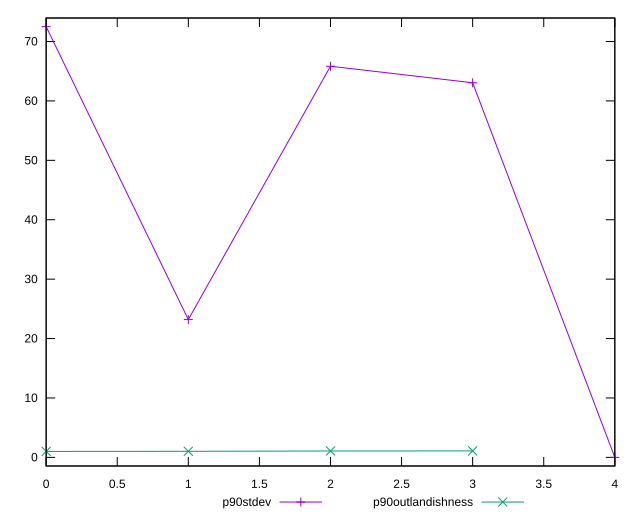

The script that saved this image:
reset

$p90Stdev <<EOF
0 72.50408037096334
1 23.197305536542945
2 65.83467038924323
3 63.05008177018331
4 0
EOF

$p90Outlandishness <<EOF
0 1.0046182467650229
1 1.0220800067487845
2 1.079979410897024
3 1.0904936567563726
EOF

set key outside below
set xrange [0:4]
set yrange [-1.4500816074192668:73.9541619783826]
set trange [-1.4500816074192668:73.9541619783826]
set terminal svg size 640, 520 enhanced background rgb 'white'
set output "report_00017_2021-02-10T15-08-03.406Z/render-blocking-resources/progression/stddev.svg"

plot $p90Stdev title "p90stdev" with linespoints, \
     $p90Outlandishness title "p90outlandishness" with linespoints

reset
